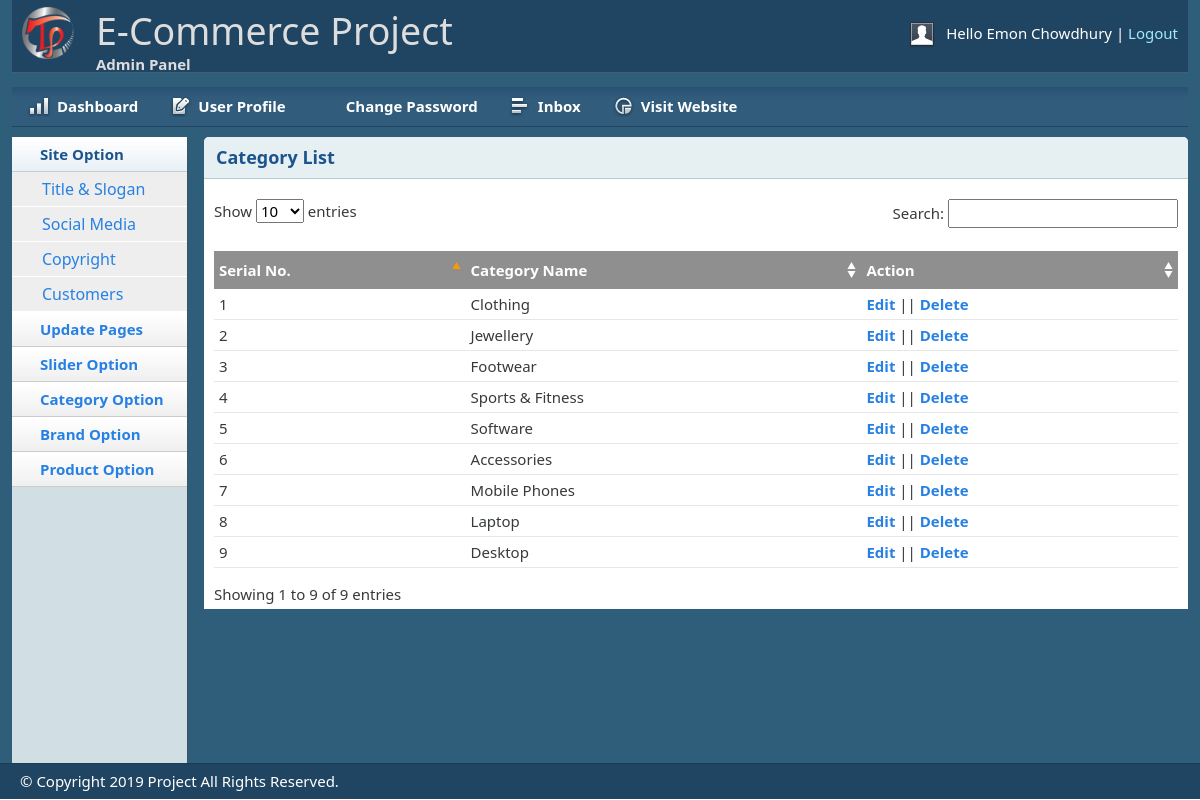
The app's page /shop/admin/catlist.php (signed in) with its own data.
### tables this page shows
CREATE TABLE `tbl_category` (
  `catId` int(11) NOT NULL,
  `catName` varchar(255) NOT NULL
);

### shop/lib/Database.php (called while the page is built, shortened)
<?php
Class Database {
    public $host = DB_HOST;
    public $user = DB_USER;
    public $pass = DB_PASS;
    public $dbname = DB_NAME;
    public $link;
    private function connectDB() {
        $this->link = new mysqli($this->host, $this->user, $this->pass, $this->dbname);
    }
    public function select($query) {
        $result = $this->link->query($query) or die($this->link->error . __LINE__);
        if ($result->num_rows>0) {
            return $result;
        } else {
            return false;
        }
    }
}

### shop/classes/Category.php (called while the page is built, shortened)
<?php
  $filepath = realpath(dirname(__FILE__));
    include_once ($filepath.'/../lib/Database.php');
?>
<?php
class Category {
    private $db;
    public function __construct() {
        $this->db = new Database();
    }
    public function getAllCat(){
        $query = "SELECT * FROM tbl_category ORDER BY catId DESC";
        $result = $this->db->select($query);
        return $result;
    }
}

### shop/admin/catlist.php (the view, shortened to what this page needs)
<?php include 'inc/header.php';?>
<?php include 'inc/sidebar.php';?>
<?php include '../classes/Category.php';?>
<?php
    $cat = new Category();
?>
        <div class="grid_10">
            <div class="box round first grid">
                <h2>Category List</h2>
                <div class="block">
                    <table class="data display datatable" id="example">
					<thead>
						<tr>
							<th>Serial No.</th>
							<th>Category Name</th>
							<th>Action</th>
						</tr>
					</thead>
					<tbody>
                                            <?php
                                              $getCat = $cat->getAllCat();
                                              if($getCat){
                                                 $i= 0;
                                                 while($result = $getCat->fetch_assoc()){
                                                  $i++;
                                            ?>
						<tr class="odd gradeX">
							<td><?php echo $i;?></td>
                                                        <td><?php echo $result['catName'] ;?></td>
                                                        <td><a href="catedit.php?catId=<?php echo $result['catId'];?>">Edit</a> || <a onclick="return confirm('Are you sure want to delete!')"
                                                               href="?delcat=<?php echo $result['catId'];?>">Delete</a></td>
						</tr>
                                              <?php }} ?>
					</tbody>
				</table>
               </div>
            </div>
        </div>
<?php include 'inc/footer.php';?>

### shop/admin/css/text.css (style rules this page uses)
body { font: 13px/1.5 Tahoma, Helvetica, Arial, 'Liberation Sans', FreeSans, sans-serif; }
h2 { font-size: 23px; }
p, dl, hr, h1, h2, h3, h4, h5, h6, ol, ul, pre, table, address, fieldset { margin-bottom: 20px; }

### shop/admin/css/grid.css (style rules this page uses)
.grid_1, .grid_2, .grid_3, .grid_4, .grid_5, .grid_6, .grid_7, .grid_8, .grid_9, .grid_10, .grid_11, .grid_12, .grid_13, .grid_14, .grid_15, .grid_16 { display: inline; float: left; margin-left: 1%; margin-right: 1%; }
.container_12 .grid_10 { width: 81.333%; }

### shop/admin/css/layout.css (style rules this page uses)
body { background: #fff none repeat scroll 0 0; color: #444; font-size: 14px; padding: 0; }
a { color: #000; font-weight:bold; text-decoration: none; }
h1, h2, h3, h4, h5, h6 { line-height:1.2em; margin-bottom:.3em; }
h2 { margin-top:1em; }
.box { background:#fff; margin-bottom:20px; padding:10px 10px 10px 10px; margin-left:-8px; }
.box.grid { padding-bottom:40px; }
.box.round { -moz-border-radius: 5px 5px 0px 0px; -webkit-border-radius: 5px 5px 0px 0px; border-radius: 5px 5px 0px 0px; }
.box h2 { font-size:1.2em; font-weight:bold; color:#1B548D; background:#E6F0F3; margin:-10px -10px 0 -10px; padding:10px 12px; border-bottom:1px solid #B3CBD6; -moz-border-radius: 5px 5px 0px 0px; -webkit-border-radius: 5px 5px 0px 0px; border-radius: 5px 5px 0px 0px; }
.box.first { min-height: 406px; }
.block { padding-top:20px; }
.block { padding-bottom:1px; }
table.display { margin: 0 auto; clear: both; width: 100%; }
.sorting_asc { background: #8f8f8f url(../img/table/sort_asc.png) no-repeat center right; padding:8px 5px; text-align:left; color:#fff; }
.sorting { background:#8f8f8f url(../img/table/sort_both.png) no-repeat center right; padding:8px 5px; text-align:left; color:#fff; }
tr.odd { height: 30px; line-height: 30px; border-bottom:1px solid #e6e6e6; }
tr.even { height: 30px; line-height: 30px; border-bottom:1px solid #e6e6e6; }
tr.odd td, tr.even td { padding-left:5px; }

### records on screen
tbl_category: catName "Clothing"
tbl_category: catName "Jewellery"
tbl_category: catName "Footwear"
tbl_category: catName "Sports & Fitness"
tbl_category: catName "Software"
tbl_category: catName "Accessories"
tbl_category: catName "Mobile Phones"
tbl_category: catName "Laptop"
tbl_category: catName "Desktop"

### other values on screen
Session::get('adminName') "Emon Chowdhury"
